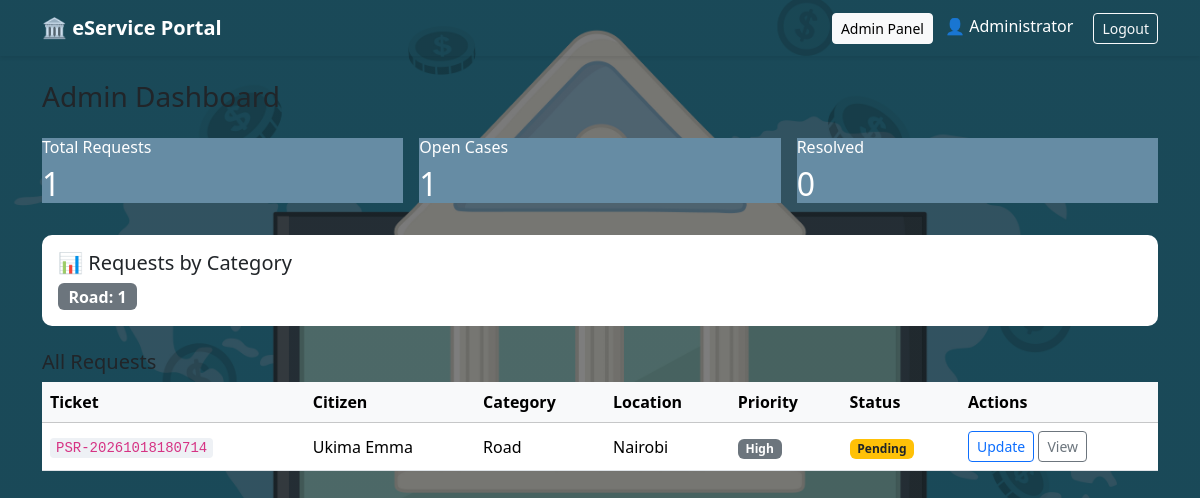
The page /admin (signed in) on the database its author committed.
### models.py (models this page shows)
class User(UserMixin, db.Model):
    __tablename__ = 'users'
    id = db.Column(db.Integer, primary_key=True)
    name = db.Column(db.String(100), nullable=False)
    email = db.Column(db.String(120), unique=True, nullable=False)
    password = db.Column(db.String(200), nullable=False)
    role = db.Column(db.String(20), default='citizen')  # 'citizen' or 'admin'
    created_at = db.Column(db.DateTime, default=datetime.utcnow)
    requests = db.relationship('ServiceRequest', backref='citizen', lazy=True)

class ServiceRequest(db.Model):
    __tablename__ = 'service_requests'
    id = db.Column(db.Integer, primary_key=True)
    ticket_no = db.Column(db.String(20), unique=True, nullable=False)
    category = db.Column(db.String(50), nullable=False)
    location = db.Column(db.String(200), nullable=False)
    description = db.Column(db.Text, nullable=False)
    image_path = db.Column(db.String(200))
    status = db.Column(db.String(20), default='Pending')  # Pending, In Progress, Resolved
    priority = db.Column(db.String(20), default='Medium')  # Low, Medium, High
    admin_comment = db.Column(db.Text, default='')
    user_id = db.Column(db.Integer, db.ForeignKey('users.id'), nullable=False)
    created_at = db.Column(db.DateTime, default=datetime.utcnow)
    updated_at = db.Column(db.DateTime, default=datetime.utcnow, onupdate=datetime.utcnow)

### app.py (the view)
@app.route('/admin')
@login_required
def admin_dashboard():
    if current_user.role != 'admin':
        flash('Access denied.', 'danger')
        return redirect(url_for('citizen_dashboard'))
    all_reqs = ServiceRequest.query.order_by(ServiceRequest.created_at.desc()).all()
    total = len(all_reqs)
    open_count = sum(1 for r in all_reqs if r.status != 'Resolved')
    resolved = sum(1 for r in all_reqs if r.status == 'Resolved')
    by_category = {}
    for r in all_reqs:
        by_category[r.category] = by_category.get(r.category, 0) + 1
    return render_template('admin_dashboard.html',
                           requests=all_reqs, total=total,
                           open_count=open_count, resolved=resolved,
                           by_category=by_category)

### app.py (called while the page is built)
@login_manager.user_loader
def load_user(user_id):
    return User.query.get(int(user_id))

### templates/admin_dashboard.html (shortened to what this page needs)
{% extends "base.html" %}
{% block content %}
<h3 class="mb-4">Admin Dashboard</h3>
<div class="row g-3 mb-4">
  <div class="col-md-4"><div class="card-progress"><div class="card-body">
    <h6>Total Requests</h6><h2>{{ total }}</h2></div></div></div>
  <div class="col-md-4"><div class="card-progress"><div class="card-body">
    <h6>Open Cases</h6><h2>{{ open_count }}</h2></div></div></div>
  <div class="col-md-4"><div class="card-progress"><div class="card-body">
    <h6>Resolved</h6><h2>{{ resolved }}</h2></div></div></div>
</div>
<div class="card mb-4">
  <div class="card-body">
    <h5>📊 Requests by Category</h5>
    <div class="d-flex flex-wrap gap-3 mt-2">
      {% for cat, cnt in by_category.items() %}
        <span class="badge bg-secondary fs-6">{{ cat }}: {{ cnt }}</span>
      {% endfor %}
    </div>
  </div>
</div>
<h5>All Requests</h5>
<div class="table-responsive">
<table class="table table-hover align-middle">
  <thead class="table-light">
    <tr><th>Ticket</th><th>Citizen</th><th>Category</th><th>Location</th><th>Priority</th><th>Status</th><th>Actions</th></tr>
  </thead>
  <tbody>
  {% for r in requests %}
    <tr>
      <td><code>{{ r.ticket_no }}</code></td>
      <td>{{ r.citizen.name }}</td>
      <td>{{ r.category }}</td>
      <td>{{ r.location }}</td>
      <td><span class="badge bg-secondary">{{ r.priority }}</span></td>
      <td>
        {% if r.status == 'Pending' %}<span class="badge bg-warning text-dark">Pending</span>
        {% elif r.status == 'In Progress' %}<span class="badge bg-info text-dark">In Progress</span>
        {% else %}<span class="badge bg-success">Resolved</span>{% endif %}
      </td>
      <td>
        <button class="btn btn-sm btn-outline-primary" data-bs-toggle="modal" data-bs-target="#m{{ r.id }}">Update</button>
        <a href="{{ url_for('track_request', ticket_no=r.ticket_no) }}" class="btn btn-sm btn-outline-secondary">View</a>
      </td>
    </tr>
  {% endfor %}
  </tbody>
</table>
</div>
{% endblock %}

### templates/base.html (shortened to what this page needs)
<!DOCTYPE html>
<html lang="en">
<head>
    <link href="https://cdn.jsdelivr.net/npm/bootstrap@5.3.2/dist/css/bootstrap.min.css" rel="stylesheet">
    <link rel="stylesheet" href="{{ url_for('static', filename='css/style.css') }}">
</head>
 <body class="home-bg">
<nav class="navbar navbar-expand-lg navbar-dark shadow-sm">
  <div class="container">
    <a class="navbar-brand fw-bold" href="{{ url_for('index') }}">🏛️ eService Portal</a>
    <div class="ms-auto">
      {% if current_user.is_authenticated %}
        {% if current_user.role == 'citizen' %}
          <a class="btn btn-light btn-sm me-2" href="{{ url_for('citizen_dashboard') }}">Dashboard</a>
          <a class="btn btn-warning btn-sm me-2" href="{{ url_for('submit_request') }}">New Request</a>
        {% else %}
          <a class="btn btn-light btn-sm me-2" href="{{ url_for('admin_dashboard') }}">Admin Panel</a>
        {% endif %}
        <span class="text-white me-3">👤 {{ current_user.name }}</span>
        <a class="btn btn-outline-light btn-sm" href="{{ url_for('logout') }}">Logout</a>
      {% else %}
        <a class="btn btn-outline-light btn-sm me-2" href="{{ url_for('login') }}">Login</a>
        <a class="btn btn-light btn-sm" href="{{ url_for('register') }}">Register</a>
      {% endif %}
    </div>
  </div>
</nav>
<div class="container mt-4">
  {% block content %}{% endblock %}
</div>
</body>
</html>

### static/css/style.css (style rules this page uses)
body.home-bg { background-image: linear-gradient(rgba(0, 0, 0, 0.5), rgba(0, 0, 0, 0.5)), url('../images/background.jpg'); background-size: cover; background-position: center; background-attachment: fixed; background-repeat: no-repeat; min-height: 100vh; }
.card { border: none; border-radius: 10px; }
code { background: #eef1f5; padding: 2px 6px; border-radius: 4px; }
.card-progress { background-color: #668CA4 !important; color: #ffffff !important; }

### rows shown on the page
User: name "Administrator"
ServiceRequest: category "Road", id "1", ticket_no "PSR-20261018180714", citizen.name "Ukima Emma", location "Nairobi", priority "High", status "Pending"

### other values the page prints
{{ total }} "1"
{{ open_count }} "1"
{{ resolved }} "0"
